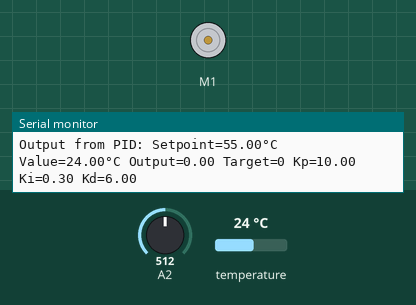
The sketch below on a simulated Arduino Uno, built with avr-gcc and run on an emulated ATmega328P. On the bench: DC motor (green arrow = forward, orange = backward, longer = faster), the last lines printed to the serial monitor. The inputs (shaded band) are chosen by the test bench; at power-on: temperature 24 °C, A2 = 512.

Above: at 1.2 s.
1.3 s: temperature set to 41 °C
At 4.8 s:
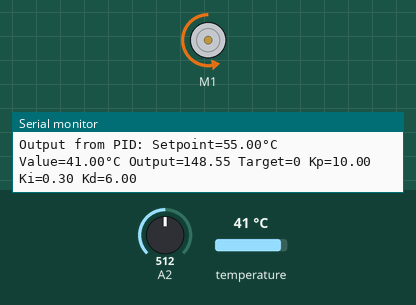
5.1 s: temperature set to 1 °C
At 6.7 s:
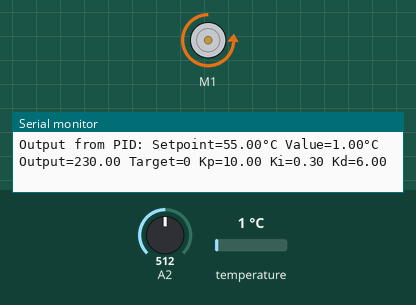
Timing chart, 0 to 8.2 s (numbered marks = the images above; inputs shaded):
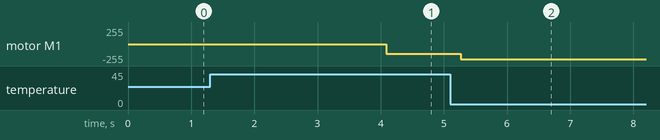

The sketch:

ControlShunt.ino
```cpp
// (licence header left out)
#include <OneWire.h>
#include <DallasTemperature.h>
#include <AFMotor.h>
#include <AutoPID.h>


// Section Variables
// ****************
const double radiatorinTempMin=17, radiatoroutTempMax=80, outsideTempMin=-24, outsideTempManual=-5;

double setPoint = 50, outputVal = 0; //Setpoint temperature
double radiatoroutTempManual=55; // Manual radiator temperature setpoint for debug purpose
double radiatorinTemp = 20, radiatoroutTemp = 30, outsideTemp = -10; //21-12-26 outsideTemp not implemented

double kCurve=0, mCurve=0; // 21-12-26 Temperature curve not implemented
// 21-12-27 Stable and conservative values double Kp = 6.0, Ki = 0.6, Kd = 3.0;
double Kp = 10.0, Ki = 0.3, Kd = 6.0;
const double output_min=0, output_max=230;
const int temp_read_delay=800;
unsigned long lastTempUpdate; //tracks clock time of last temp update

// arrays to hold device addresses
//DeviceAddress radiatorinTempSensor, radiatoroutTempSensor, outsideTempSensor;
DeviceAddress radiatorinTempSensor = { 0x28, 0xBD, 0x20, 0x7A, 0x05, 0x00, 0x00, 0x2D }; //Yellow
DeviceAddress radiatoroutTempSensor = { 0x28, 0x17, 0xC1, 0x47, 0x05, 0x00, 0x00, 0x7C }; //Green
DeviceAddress outsideTempSensor = { 0x28, 0xEF, 0xEA, 0x46, 0x05, 0x00, 0x00, 0xA8 }; //Red
// Section Variables end

// Section Temperature sensors (assmuing three sensors atatched)
// *************************************************************
// Data wire is plugged into port 2 on the Arduino
#define ONE_WIRE_BUS 2
#define TEMPERATURE_PRECISION 9 // Lower resolution
// Setup a oneWire instance to communicate with any OneWire devices (not just Maxim/Dallas temperature ICs)
OneWire oneWire(ONE_WIRE_BUS);
// Pass our oneWire reference to Dallas Temperature.
DallasTemperature sensors(&oneWire);
//Section Temperature Sensors End

// Section Motor Shield
// ********************
AF_DCMotor motor(1);
// Section Motor Shield end

// Section PID init
// *****************
AutoPID myPID(&radiatoroutTemp, &setPoint, &outputVal, output_min, output_max, Kp, Ki, Kd);
// Section PID init end

void setup(void)
{
  Serial.begin(9600);

  // Section Temperature sensors
  // ***************************
  // start serial port
  Serial.println("Dallas Temperature IC Control Library Setup");

  // Section Temperature sensors
  // ***************************
  // Start up the library
  sensors.begin();
  sensors.setResolution(radiatorinTempSensor, TEMPERATURE_PRECISION);
  sensors.setResolution(radiatoroutTempSensor, TEMPERATURE_PRECISION);
  sensors.setResolution(outsideTempSensor, TEMPERATURE_PRECISION);
  // Section Temperature sensors end

  // Section Motor Shield
  // ********************
  Serial.println("Motor test!");
  // turn on motor
  motor.setSpeed(128);
  motor.run(BACKWARD); //Make shure that the polarity is correct.
  // Section Motor Shield end

  // Section PID
  // ***********
  //if temperature is more than 4 degrees below or above setpoint, OUTPUT will be set to min or max respectively
  myPID.setBangBang(40);
  //set PID update interval to 4000ms
  myPID.setTimeStep(4000);
  // Section PID end

// setup end
}

void loop(void)
{
    // Read temperature sensors if after specified delay
    if ((millis() - lastTempUpdate) > temp_read_delay) {
    radiatoroutTemp = sensors.getTempC(radiatoroutTempSensor); //get temp reading
    lastTempUpdate = millis();
    sensors.requestTemperatures(); //request reading for next time
  }

  int sensorValue = analogRead(A2);
  //radiatoroutTemp = sensorValue*(85.0-20.0) / 1023.0+20.0;
  //Kp = sensorValue* 50.0 / 1023.0 +0.0;
  //Ki = sensorValue* 2.0 / 1023.0 +0.0;
  //Kd = sensorValue* 10.0 / 1023.0 +0.0;
  //myPID.setGains(Kp, Ki, Kd);
  setPoint = radiatoroutTempManual; //Manual setpoint specified in definition
  myPID.run();
  motor.setSpeed(outputVal);

  Serial.print("Output from PID: Setpoint=");
  Serial.print(radiatoroutTempManual);
  Serial.print("°C Value=");
  Serial.print(radiatoroutTemp);
  Serial.print("°C Output=");
  Serial.print(outputVal);
  Serial.print(" Target=");
  Serial.print(myPID.atSetPoint(2));
  Serial.print(" Kp=");
  Serial.print(Kp);
  Serial.print(" Ki=");
  Serial.print(Ki);
  Serial.print(" Kd=");
  Serial.print(Kd);
  Serial.println();

// loop end
}


// ****************
// Functions section
// *****************

// function to print a device address (from tester example in DallasTemperature examples)
void printAddress(DeviceAddress deviceAddress)
{
  for (uint8_t i = 0; i < 8; i++)
  {
    if (deviceAddress[i] < 16) Serial.print("0");
    Serial.print(deviceAddress[i], HEX);
  }
}
```

Measured:
- after the input at 1.3 s, motor M1: stopped → backward 148/255 after 2.8 s
